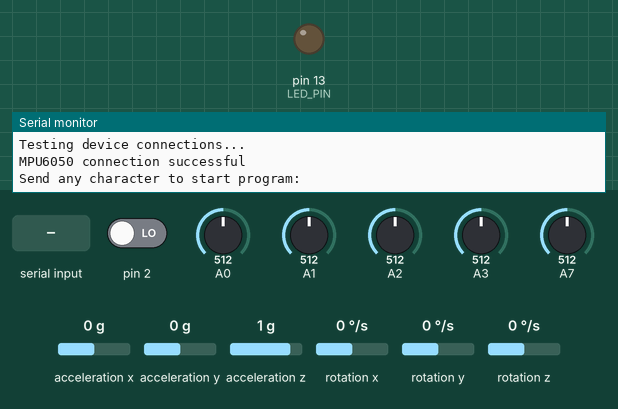
A sketch run on a simulated Arduino Nano, built with avr-gcc and run on an emulated ATmega328P. On the bench: output pins drawn as LEDs (lit = HIGH), the last lines printed to the serial monitor. Dashed ring = blinking. The test bench sets the inputs (shaded band); at power-on: pin 2 LOW, A0 = 512, A1 = 512, A2 = 512, A3 = 512, A7 = 512, acceleration x 0 g, acceleration y 0 g, acceleration z 1 g, rotation x 0 °/s, rotation y 0 °/s, rotation z 0 °/s. The sensor or clock chip raises its interrupt line as the real part does.

Above: at 0.9 s.
1.0 s: "1\n" received over Serial
3.0 s: byte 49 ('1') received over Serial
At 3.59 s:
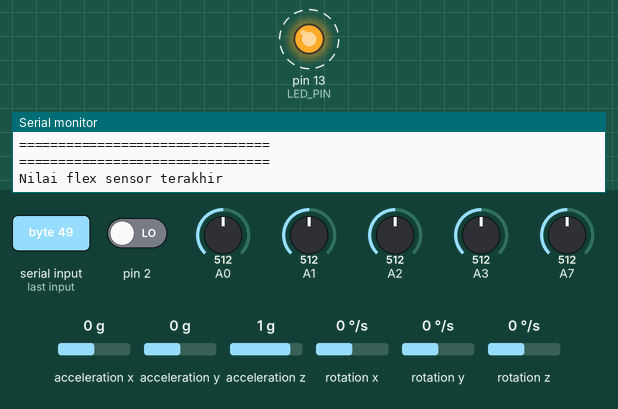
6.0 s: "0\n" received over Serial
At 6.34 s:
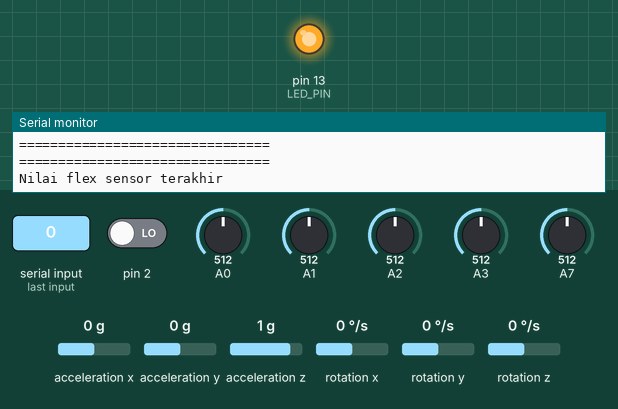
Timing chart, 0 to 9.0 s (numbered marks = the images above; inputs shaded):
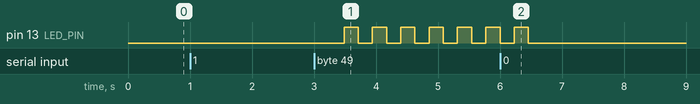

Measured:
- after the input at 3.0 s, pin 13 (LED_PIN): alternates HIGH for 0.23 s and LOW for 0.23 s, starting after 0.48 s
- after the input at 6.0 s, pin 13 (LED_PIN): goes on until 6.5 s, then stays LOW

The sketch:

skripsi_nano_bt.ino
```cpp
#include <SPI.h>
#include <SoftwareSerial.h>
#include "I2Cdev.h"
#include "MPU6050_6Axis_MotionApps20.h"
#if I2CDEV_IMPLEMENTATION == I2CDEV_ARDUINO_WIRE
#include "Wire.h"
#endif
MPU6050 mpu;
#define OUTPUT_READABLE_YAWPITCHROLL

#define LED_PIN 13 // (Arduino is 13, Teensy is 11, Teensy++ is 6)
bool blinkState = false;
// MPU control/status vars
bool dmpReady = false;  // set true if DMP init was successful
uint8_t mpuIntStatus;   // holds actual interrupt status byte from MPU
uint8_t devStatus;      // return status after each device operation (0 = success, !0 = error)
uint16_t packetSize;    // expected DMP packet size (default is 42 bytes)
uint16_t fifoCount;     // count of all bytes currently in FIFO
uint8_t fifoBuffer[64]; // FIFO storage buffer
Quaternion q;           // [w, x, y, z]         quaternion container
VectorFloat gravity;    // [x, y, z]            gravity vector
float ypr[3];           // [yaw, pitch, roll]   yaw/pitch/roll container and gravity vector
uint8_t teapotPacket[14] = { '$', 0x02, 0,0, 0,0, 0,0, 0,0, 0x00, 0x00, '\r', '\n' };
volatile bool mpuInterrupt = false;     // indicates whether MPU interrupt pin has gone high
void dmpDataReady() {
    mpuInterrupt = true;
}
char data = 0;                //Variable for storing received data
int a,b,c,d,e;
void setup()
{
    #if I2CDEV_IMPLEMENTATION == I2CDEV_ARDUINO_WIRE
        Wire.begin();
        TWBR = 24; // 400kHz I2C clock (200kHz if CPU is 8MHz)
    #elif I2CDEV_IMPLEMENTATION == I2CDEV_BUILTIN_FASTWIRE
        Fastwire::setup(400, true);
    #endif
    Serial.begin(9600);
    while (!Serial); // wait for Leonardo enumeration, others continue immediately
    Serial.println(F("Initializing I2C devices..."));
    mpu.initialize();
    Serial.println(F("Testing device connections..."));
    Serial.println(mpu.testConnection() ? F("MPU6050 connection successful") : F("MPU6050 connection failed"));
    Serial.println(F("\nSend any character to start program: "));
    while (Serial.available() && Serial.read()); // empty buffer
    while (!Serial.available());                 // wait for data
    while (Serial.available() && Serial.read()); // empty buffer again
    Serial.println(F("Initializing DMP..."));
    devStatus = mpu.dmpInitialize();
    mpu.setXGyroOffset(220);
    mpu.setYGyroOffset(76);
    mpu.setZGyroOffset(-85);
    mpu.setZAccelOffset(1788); // 1688 factory default for my test chip
    if (devStatus == 0) {
        Serial.println(F("Enabling DMP..."));
        mpu.setDMPEnabled(true);
        Serial.println(F("Enabling interrupt detection (Arduino external interrupt 0)..."));
        attachInterrupt(0, dmpDataReady, RISING);
        mpuIntStatus = mpu.getIntStatus();
        Serial.println(F("DMP ready! Waiting for first interrupt..."));
        dmpReady = true;
        packetSize = mpu.dmpGetFIFOPacketSize();
    } else {
        Serial.print(F("DMP Initialization failed (code "));
        Serial.print(devStatus);
        Serial.println(F(")"));
    }

    // configure LED for output
    pinMode(LED_PIN, OUTPUT);

}
void loop()
{
  Serial.println("Silahkan Pilih menu");
  Serial.println("1. Baca Sensor MPU-6050");
  Serial.println("2. Baca Seluruh flex sensor");
  Serial.println("3. Baca data terakhir sensor");
  Serial.print("Masukan pilihan anda : ");
  while(1)
  {
    delay(500);
  if(Serial.available() > 0)
  {
    data = Serial.read();
    Serial.print(data);
    Serial.print("\n");
    if(data == '1'){
      Serial.println("Masukan 0 untuk kembali");
       char input ='1';
        while(input !='0')
        {
           if(Serial.available() > 0)
           {
             input = Serial.read();
           }
           if (!dmpReady) return;
            while (!mpuInterrupt && fifoCount < packetSize) {
            }
            mpuInterrupt = false;
            mpuIntStatus = mpu.getIntStatus();
            fifoCount = mpu.getFIFOCount();
            if ((mpuIntStatus & 0x10) || fifoCount == 1024) {
                mpu.resetFIFO();
                Serial.println(F("FIFO overflow!"));
            } else if (mpuIntStatus & 0x02) {
                while (fifoCount < packetSize) fifoCount = mpu.getFIFOCount();
                mpu.getFIFOBytes(fifoBuffer, packetSize);
                fifoCount -= packetSize;
                #ifdef OUTPUT_READABLE_YAWPITCHROLL
                    // display Euler angles in degrees
                    mpu.dmpGetQuaternion(&q, fifoBuffer);
                    mpu.dmpGetGravity(&gravity, &q);
                    mpu.dmpGetYawPitchRoll(ypr, &q, &gravity);
      Serial.println("================================");
      Serial.println("Nilai flex sensor terakhir");
      Serial.print("A7/A3/A2/A1/A0 : \t");
      Serial.print(analogRead(A7));
      Serial.print("\t");
      Serial.print(analogRead(A3));
      Serial.print("\t");
      Serial.print(analogRead(A2));
      Serial.print("\t");
      Serial.print(analogRead(A1));
      Serial.print("\t");
      Serial.println(analogRead(A0));
      Serial.println("================================");
      Serial.println("Nilai Yaw Pitch Roll terakhir");
      Serial.print("ypr\t");
      Serial.print(ypr[0] * 180/M_PI);
      Serial.print("\t");
      Serial.print(ypr[1] * 180/M_PI);
      Serial.print("\t");
      Serial.println(ypr[2] * 180/M_PI);
      Serial.println("================================");
                #endif
                blinkState = !blinkState;
                digitalWrite(LED_PIN, blinkState);
            }
        }

    }
    else if(data == '2')
    {
      Serial.println("Masukan 0 untuk kembali");
      char input = '1';
        while(input != '0')
        {
           delay(200);
           if(Serial.available() > 0)
           {
             input = Serial.read();
           }
           delay(1000);
           Serial.print("A7 : ");
           Serial.println(analogRead(A7));
           Serial.print("A3 : ");
           Serial.println(analogRead(A3));
           Serial.print("A2 : ");
           Serial.println(analogRead(A2));
           Serial.print("A1 : ");
           Serial.println(analogRead(A1));
           Serial.print("A0 : ");
           Serial.println(analogRead(A0));
           a=analogRead(A0);
           b=analogRead(A1);
           c=analogRead(A2);
           d=analogRead(A3);
           e=analogRead(A7);
        }
    }
    else if(data == '3')
    {
      Serial.println("================================");
      Serial.println("Nilai flex sensor terakhir");
      Serial.print("A7/A3/A2/A1/A0 : \t");
      Serial.println(analogRead(A7));
      Serial.print("\t");
      Serial.println(analogRead(A3));
      Serial.print("\t");
      Serial.println(analogRead(A2));
      Serial.print("\t");
      Serial.println(analogRead(A1));
      Serial.print("\t");
      Serial.println(analogRead(A0));
      Serial.println("================================");
      Serial.println("Nilai Yaw Pitch Roll terakhir");
      Serial.print("ypr\t");
      Serial.print(ypr[0] * 180/M_PI);
      Serial.print("\t");
      Serial.print(ypr[1] * 180/M_PI);
      Serial.print("\t");
      Serial.println(ypr[2] * 180/M_PI);
      Serial.println("================================");
    }
    else
    {
      Serial.println("Masukan pilihan dengan benar");
    }
      break;
  }
  }

}
```
